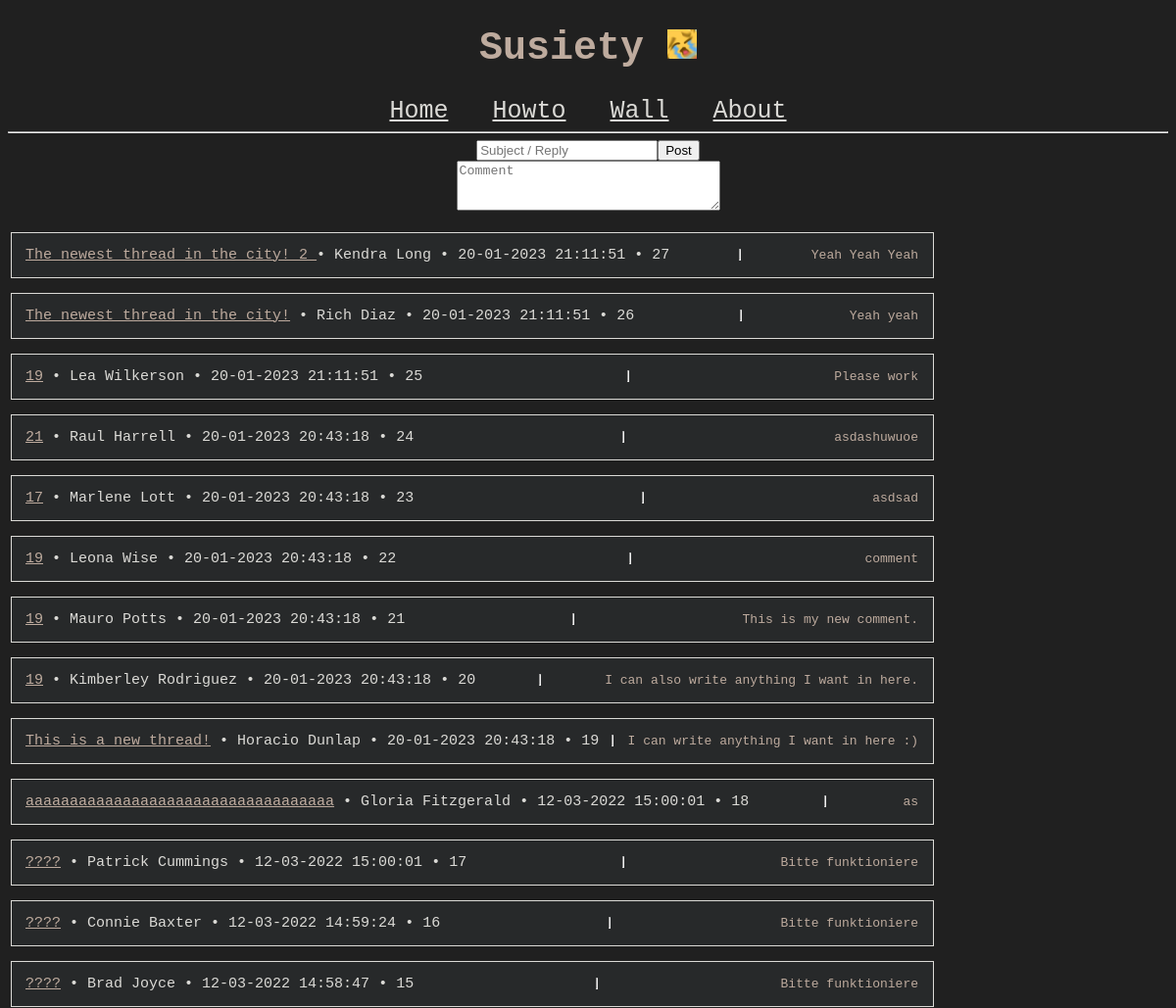
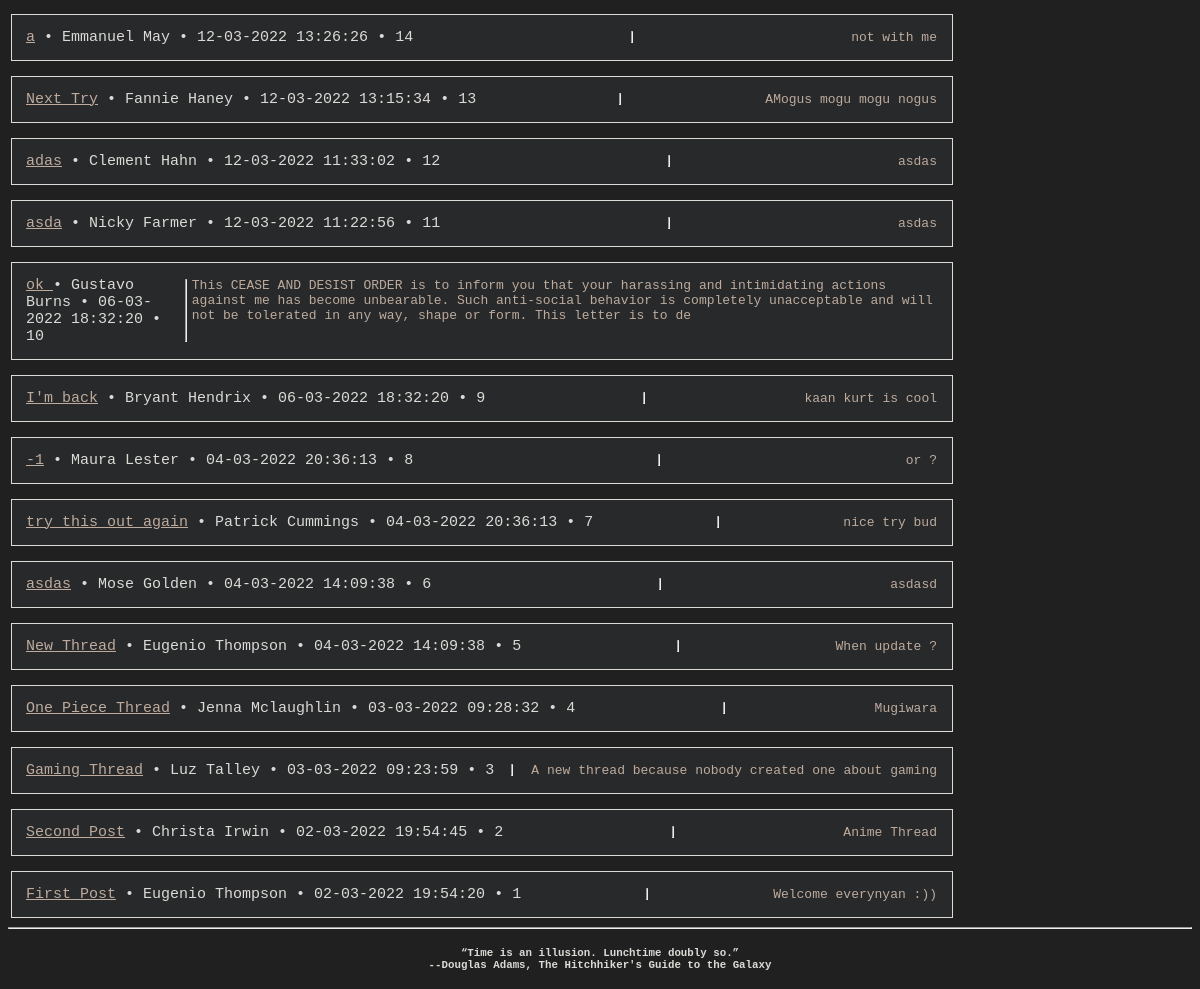
The app's page /wall with its own data (2 pictures, top to bottom).
### susiety/models.py (models this page shows)
class Post(db.Model):
    id = db.Column(db.Integer, primary_key=True)
    author = db.Column(db.String(50), nullable=False)
    subject = db.Column(db.String(35), nullable=False)
    date_posted = db.Column(db.DateTime, nullable=False, default=datetime.utcnow())
    comment = db.Column(db.String(100), nullable=False)

### susiety/posts/routes.py (the view)
@posts.route("/wall", methods=['GET', 'POST'])
def wall():
    form = PostForm()
    posts = Post.query.all()
    if form.validate_on_submit():
        name = random_name()
        post = Post(subject=form.subject.data, comment=form.comment.data, author=name)
        db.session.add(post)
        db.session.commit()
        return redirect(url_for('posts.wall'))
    return render_template('wall.html', title='Wall', form=form, posts=posts)

### susiety/posts/forms.py
class PostForm(FlaskForm):
    subject = StringField('Subject', render_kw={"placeholder": 'Subject / Reply'}, validators=[DataRequired(), Length(min=1, max=35)])
    comment = TextAreaField('Comment', render_kw={"placeholder": 'Comment', "rows": '3', "cols": '31'}, validators=[DataRequired(), Length(min=1, max=1000)])
    submit = SubmitField('Post')

### susiety/templates/wall.html (shortened to what this page needs)
{% extends "layout.html" %}
{% block content %}
    <div calss="postSubmit">
        <form method="POST" action="">
                <div class="postSubmit">
                    {{ form.subject}}{{ form.submit }} <br>
                    {{ form.comment }}
                </div>
        </form>
    </div>
    <table>
        <tr>
            <td>
                {% for post in posts|reverse %}
                    <div class="box">
                        <div class="subject">
                            <a href="{{ url_for('posts.reply_wall', post_id=post.id) }}" class="box_subject">{{ post.subject }}</a> • {{ post.author }} • {{ post.date_posted.strftime('%d-%m-%Y %H:%M:%S') }} • {{ post.id }}
                        </div>
                        <hr>
                        <div class="comment">
                            {{ post.comment }}
                        </div>
                    </div>
                {% endfor %}
            </td>
        </tr>
    </table>
{% endblock content %}

### susiety/templates/layout.html (shortened to what this page needs)
<!DOCTYPE html>
<html>
<head>
    <link rel="stylesheet" type="text/css" href="{{ url_for('static', filename='main.css') }}" />
</head>
<body>
    <h1>
        <a href="{{ url_for('main.home') }}" class="susietyHome">Susiety</a>
        <img src="{{ url_for('static', filename='images/wueeeee.jpeg') }}" alt="" width="30" height="30">
    </h1>
    <nav>
        <a href="{{ url_for('main.home') }}">Home</a>
        <a href="{{ url_for('main.howto') }}">Howto</a>
        <a href="{{ url_for('posts.wall', post_id=1) }}">Wall</a>
        <a href="{{ url_for('main.about') }}">About</a>
    </nav>
    <hr>
        {% block content %}{% endblock %}
    <hr>
    <h5>
        “Time is an illusion. Lunchtime doubly so.” <br>
        --Douglas Adams, The Hitchhiker's Guide to the Galaxy
    </h5>
</body>
</html>

### susiety/static/main.css (style rules this page uses)
body { font-family: monospace; background-color: #202020; }
h1 { color: #beab9e; font-size: 40px; text-align: center; }
h5 { color: #dbdad6; text-align: center; }
nav { word-spacing: 30px; text-align: center; font-size: 25px; }
a { color: #dbdad6; }
tr { vertical-align: top; }
.postSubmit { text-align: center; }
.box { display: flex; width: 920px; padding: 10px; margin-top: 15px; border: 1px solid #dbdad6; background: rgba(173, 216, 230, 0.05); }
.box_subject { color: #beab9e; }
.subject { color: #dbdad6; font-size: 15px; padding: 4px; }
.comment { font-size: 13px; color: #beab9e; padding: 5px; }
.susietyHome { color: #beab9e; font-size: 40px; text-decoration: none; }

### records on screen
Post: subject "The newest thread in the city! 2", author "Kendra Long", date_posted "20-01-2023 21:11:51", id "27", comment "Yeah Yeah Yeah"
Post: subject "The newest thread in the city!", author "Rich Diaz", date_posted "20-01-2023 21:11:51", id "26", comment "Yeah yeah"
Post: subject "19", author "Lea Wilkerson", date_posted "20-01-2023 21:11:51", id "25", comment "Please work"
Post: subject "21", author "Raul Harrell", date_posted "20-01-2023 20:43:18", id "24", comment "asdashuwuoe"
Post: subject "17", author "Marlene Lott", date_posted "20-01-2023 20:43:18", id "23", comment "asdsad"
Post: subject "19", author "Leona Wise", date_posted "20-01-2023 20:43:18", id "22", comment "comment"
Post: subject "19", author "Mauro Potts", date_posted "20-01-2023 20:43:18", id "21", comment "This is my new comment."
Post: subject "19", author "Kimberley Rodriguez", date_posted "20-01-2023 20:43:18", id "20", comment "I can also write anything I want in here."
Post: subject "This is a new thread!", author "Horacio Dunlap", date_posted "20-01-2023 20:43:18", id "19", comment "I can write anything I want in here :)"
Post: subject "aaaaaaaaaaaaaaaaaaaaaaaaaaaaaaaaaaa", author "Gloria Fitzgerald", date_posted "12-03-2022 15:00:01", id "18", comment "as"
Post: subject "????", author "Patrick Cummings", date_posted "12-03-2022 15:00:01", id "17", comment "Bitte funktioniere"
Post: subject "????", author "Connie Baxter", date_posted "12-03-2022 14:59:24", id "16", comment "Bitte funktioniere"
Post: subject "????", author "Brad Joyce", date_posted "12-03-2022 14:58:47", id "15", comment "Bitte funktioniere"
Post: subject "a", author "Emmanuel May", date_posted "12-03-2022 13:26:26", id "14", comment "not with me"
Post: subject "Next Try", author "Fannie Haney", date_posted "12-03-2022 13:15:34", id "13", comment "AMogus mogu mogu nogus"
Post: subject "adas", author "Clement Hahn", date_posted "12-03-2022 11:33:02", id "12", comment "asdas"
Post: subject "asda", author "Nicky Farmer", date_posted "12-03-2022 11:22:56", id "11", comment "asdas"
Post: subject "ok", author "Gustavo Burns", date_posted "06-03-2022 18:32:20", id "10", comment "This CEASE AND DESIST ORDER is to inform you that your harassing and intimidating actions against me has become unbearable. Such anti-social behavior is completely unacceptable and will not be tolerated in any way, shape or form. This letter is to de"
Post: subject "I'm back", author "Bryant Hendrix", date_posted "06-03-2022 18:32:20", id "9", comment "kaan kurt is cool"
Post: subject "-1", author "Maura Lester", date_posted "04-03-2022 20:36:13", id "8", comment "or ?"
Post: subject "try this out again", author "Patrick Cummings", date_posted "04-03-2022 20:36:13", id "7", comment "nice try bud"
Post: subject "asdas", author "Mose Golden", date_posted "04-03-2022 14:09:38", id "6", comment "asdasd"
Post: subject "New Thread", author "Eugenio Thompson", date_posted "04-03-2022 14:09:38", id "5", comment "When update ?"
Post: subject "One Piece Thread", author "Jenna Mclaughlin", date_posted "03-03-2022 09:28:32", id "4", comment "Mugiwara"
Post: subject "Gaming Thread", author "Luz Talley", date_posted "03-03-2022 09:23:59", id "3", comment "A new thread because nobody created one about gaming"
Post: subject "Second Post", author "Christa Irwin", date_posted "02-03-2022 19:54:45", id "2", comment "Anime Thread"
Post: subject "First Post", author "Eugenio Thompson", date_posted "02-03-2022 19:54:20", id "1", comment "Welcome everynyan :))"
